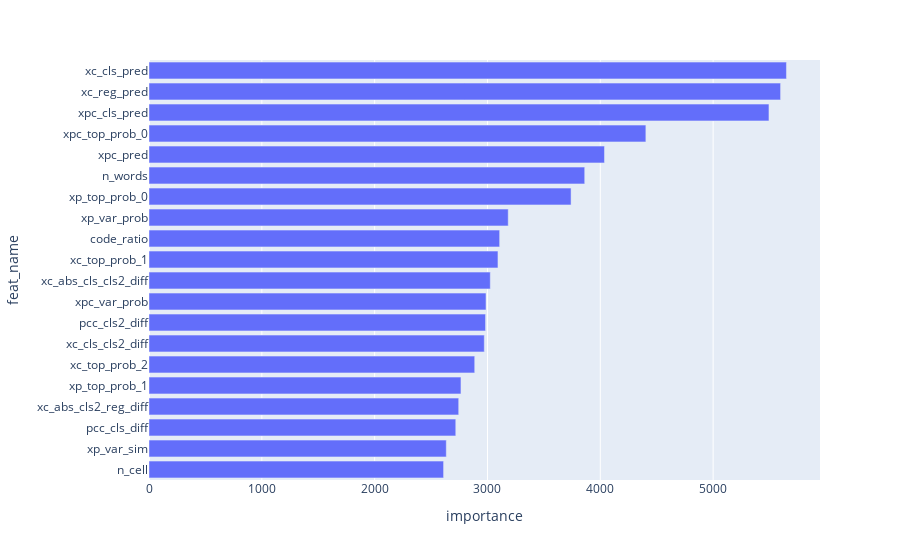

Here is the notebook cell this chart was saved with:
### Code cell
gezi.plot.feature_importance(lgb_model, topn=20)

### Figure 1 — Plotly figure (JSON) as saved in the notebook; plotly's stock layout.template omitted (floating-point values rounded to 4 significant figures)
{"data": [{"alignmentgroup": "True", "hovertemplate": "importance=%{x}<br>feat_name=%{y}<extra></extra>", "legendgroup": "", "marker": {"color": "#636efa", "pattern": {"shape": ""}}, "name": "", "offsetgroup": "", "orientation": "h", "showlegend": false, "textposition": "auto", "type": "bar", "x": [2611, 2635, 2719, 2745, 2765, 2887, 2972, 2983, 2987, 3025, 3093, 3108, 3184, 3741, 3862, 4037, 4404, 5495, 5598, 5650], "xaxis": "x", "y": ["n_cell", "xp_var_sim", "pcc_cls_diff", "xc_abs_cls2_reg_diff", "xp_top_prob_1", "xc_top_prob_2", "xc_cls_cls2_diff", "pcc_cls2_diff", "xpc_var_prob", "xc_abs_cls_cls2_diff", "xc_top_prob_1", "code_ratio", "xp_var_prob", "xp_top_prob_0", "n_words", "xpc_pred", "xpc_top_prob_0", "xpc_cls_pred", "xc_reg_pred", "xc_cls_pred"], "yaxis": "y"}], "layout": {"barmode": "relative", "legend": {"tracegroupgap": 0}, "margin": {"t": 60}, "xaxis": {"anchor": "y", "domain": [0, 1], "title": {"text": "importance"}}, "yaxis": {"anchor": "x", "domain": [0, 1], "title": {"text": "feat_name"}}}}
